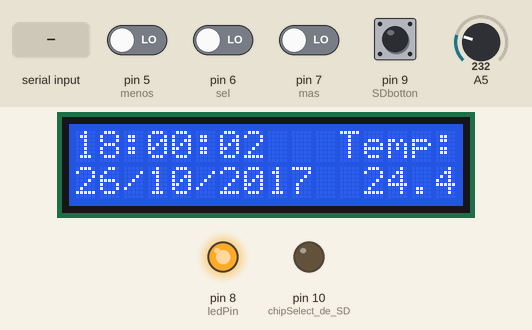
The sketch below on a simulated Arduino Uno, built with avr-gcc and run on an emulated ATmega328P. Shown: 16×2 character LCD, output pins drawn as LEDs (lit = HIGH). The inputs (shaded band) are chosen by the test bench; at power-on: pin 9 (SDbotton) HIGH, pin 5 (menos), pin 6 (sel), pin 7 (mas) LOW, A5 = 232. Storage starts empty; what the sketch prints to the serial monitor is not drawn.

Above: at 2.7 s.
2.8 s: "detener\n" received over Serial
At 5.4 s:
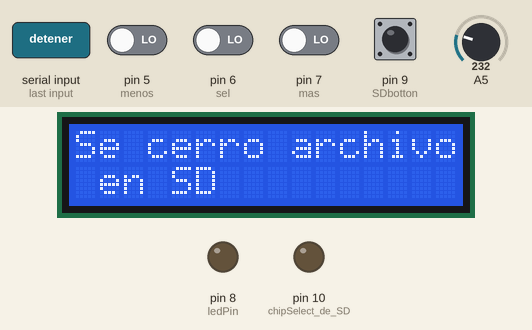
7.0 s: A5 set to 250
At 7.7 s:
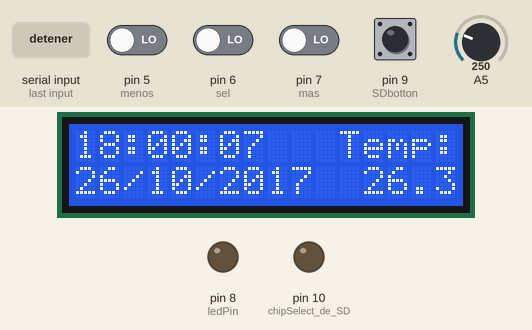
8.5 s: "hora\n" received over Serial
At 10.9 s:
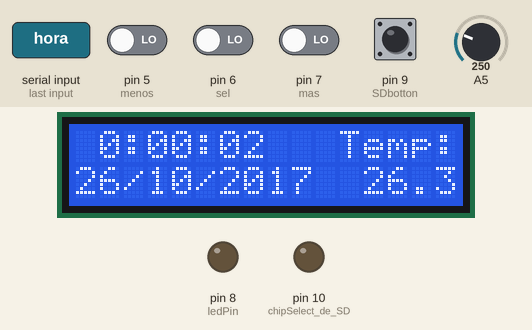
11.0 s: pin 6 (sel) driven HIGH
12.5 s: pin 6 (sel) driven LOW
At 13.6 s:
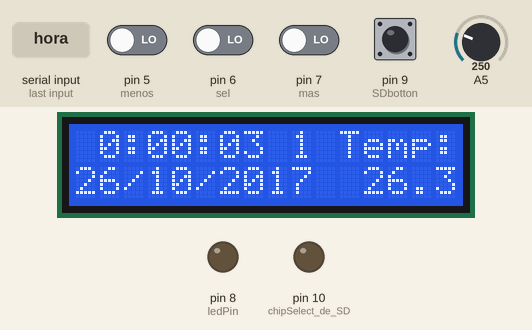
Timing chart, 0 to 15.0 s (numbered marks = the images above; inputs shaded):
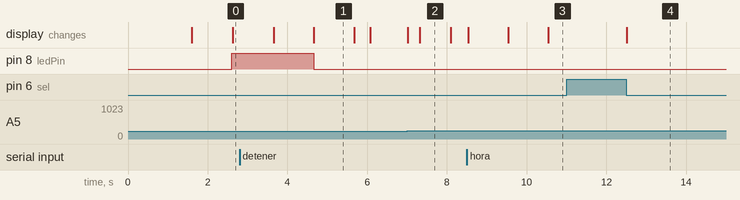

Measured:
- after the input at 2.8 s, pin 8 (ledPin): HIGH → LOW after 1.9 s; the display: first differs from a run without the input after 1.9 s (image 1)
- after the input at 11.0 s, every drawn part: stays the same
- after the input at 12.5 s, the display: changes at once (image 4)
- what the display in image 1 shows lasts 1.0 s, from 4.7 s to 5.7 s
- what the display in image 2 shows lasts 0.8 s, from 7.3 s to 8.1 s

The sketch:

Temperatura+Tiempo+SDCard.ino
```cpp
/* AJUSTE DE FECHA Y HORA MEDIANTES BOTONE Y SERIAL E INICIO DE TOMA DE DATOS PARA ALMACENAR EN SD
 *
 *  Por: José Emmanuel Paredes Rocha
 *       Jazmpin G. Garduño Hernández
 *       (Equipo 1)
 *
 * El siguiente programa es utilizado para modificar la fecha y hora mediante tres botones (selección, más y menos), y a su vez, desde el puerto Serial con indicaciones específicas;
 de igual manera, mediante un Swicht o mediante el monitor serial se da la indicación de que se inicie o pare en el instante deseado el almacenamiento de datos en la tajera SD, en un archivo
 con el nombre predetermiando "TEMP.txt". Se usa un sensor LM35 (ya calibrado) para medir la temperatura, y se utiliza un led que enciende mientras se le está metiendo información a la SD.
 Los datos almacenados tienen el formato: Temperatura   Fecha   Hora. Los datos de fecha, hora y temperatura se muestran en un LCD.

 Las indicaciones desde el monitor Serial que se deben utilizar, van como sigue:
 *Para asignar fecha: Insertar "fecha dd/mm/aaaa"
 *Para asignar hora: Insertar "hora hh:mm:ss"
 *Para indicar que abra el archivo y almacene datos en el archivo en la SD: "iniciar almacenamiento de datos"
 *Para indicar que deje de almacenar datos y cierre el archo en la SD: "detener toma de datos"
 NOTA: El monitor Serial debe de estar modo "Newline"

 La moificación mediante los botones se hace con la ayuda de tres pushbotton: uno para dar cambiar el valor que se quiere modificar (hh, mm, ss, dd, ms, aa), al que se llamó "sel",
 otro llamado "más" para aunmentar el valor y un último llamado "menos" para disminuir el valor de las variables del tiempo.
 Se usa un Swicth unipolar, el cual al estar encendido permite el almacenamiento de datos en la SD, y el estar apagado hace lo contrario.

 Recordar que se usa un LED para indicar cuando se están almacenando datos en el archivo de la SD.

 Para este programa se requiere de lo siguiente:
 1) Módulo SD/micro SD, con su respectiva tarjeta
 2) sensor ML35
 3) 3 pushbotton
 4) 1 swicth unipolar
 5) 1 LED
 6) Pantalla LCD 2x16
 7) 4 resistencias 10Kohms y 2 resistencias 220ohms
 8) Un potenciómetro 10kohms

 Conexión del Módulo SD al Arduino:
 *Pin SD CS al pin(10)
 *Pin SD MOSI al pin(11)
 *Pin SD MISO al pin(12)
 *Pin SD CLK/SCK al pin(13)
 *Pin SD 3.3V y GND a los correspondientes en el Arduino

 Conexión de los botones:
 *Botón "sel" al pin(6)
 *Botón "más" al pin(7)
 *Botón "menos" al pin(5)
 *Swicht unipolar al pin(9)

 *LED en el pin(8)
 *Sensor LM35 al pin(A5)

 Conexión de la LCD:
 *lcd RS al pin(4)
 *lcd EN al pin(A4)
 *lcd D4 al pin(A3)
 *lcd D3 al pin(A2)
 *lcd D2 al pin(A1)
 *lcd D1 al pin(A0)

 */

//Se usan la slibrerías para usar:
//LCD
#include <LiquidCrystal.h>
//tiempo: fecha y hora
#include <Time.h>
#include <TimeLib.h>
//módulo SD
#include <SD.h>

//Para LCD
const int rs = 4, en = A4, d4 = A3, d5 = A2, d6 = A1, d7 = A0; //pines de la LCD
LiquidCrystal lcd(rs, en, d4, d5, d6, d7); //Iniciar LCD
//Para leer temperatura
int lecad; //variable para leer el estado analógico
float voltaje; //varibale para voltaje
float temp; //variable para temperatura
//Para SD Card
const int chipSelect = 10; //SD variable
File Temp; //Archivo para guardar información
//Para SerialEvent
String inputString = "";         // Cadena para contener los datos entrantes
boolean stringComplete = false;  // bandera para detenermiar cuando la cadena se envió
String valor1="", valor2="", valor3="";  //variables para extraer los valores de día, mes, año o hora, minuto, segundo
//Para fecha y hora
int hh = 18, mm = 00, ss=00, dd = 26, ms = 10, aa = 2017; //variables para asignar el tiempo
//Los botones
const int mas = 7, menos = 5, sel = 6, SDbotton = 9; //pines de los botones
int ledPin = 8; //pin del LED
int n=0; //Variable para el contador.
boolean seleccion;//Estado del botón "sel"
boolean arriba;//Estado del botón "más"
boolean abajo;//Estado del botón "menos"
boolean guardar;//para abrir y cerrar SD
boolean abierto = false;//bandera para determianr si el archivo en la SD está abierto o no.


void setup() {

  //Iniciar el serial
  Serial.begin(9600); //para iniciar el lector de los datos que recibe el puerto Serial
  while(!Serial); //Espera hasta que el puerto Serial reciba datos

  //utilizar la referencia interna de temperatura del Arduino
  analogReference(INTERNAL); //para usar el factor de corrección obtenido al trasformar lectura AD a voltaje

  lcd.begin(16, 2); //iniciar impresión en LCD
  setTime(hh,mm,ss,dd,ms,aa);//tiempo de inicio

   //Iniciar la SD
  pinMode(10, OUTPUT); //chipSelect de SD, define al pin de chipSelect como salida
  //Para identificar si la tarjeta puede utilizarse
  if (!SD.begin(chipSelect)) { //si no se inicia el chipSelect, no se puede utilizar la tarjeta SD
    Serial.println("La tarjeta falló, o no está presente");
    //para imprimir en la LCD que la tarjeta SD falló
    mensajeLCD("Tarjeta fallo o", "no esta presente",2000);
    // No hace algo más
    return;
  }
  //Si se inicia, se puede utilizar la tarjeta SD
  Serial.println("La tarjeta se inició correctamente");
  //para imprimir en LCD que la tarjeta se inició correctamente
  mensajeLCD("Tarjeta inicio"," correctamente",1500);
  //imprimir encabezados en Monitor Serial
  Serial.println("TEMP \t HORA \t FECHA");

  //LED para indicar que se están escribiendo datos en archivo de tarjeta SD
  pinMode(ledPin, OUTPUT);
}

void loop() {
   medirtemperatura();//para medir la temperatura


 //modificación desde botones
 seleccion = digitalRead(sel); //lee el estado del botón sel
 //Si el botón "sel" es presionado, entonces entra en el estado de modificación mediante botones
 if(seleccion){
  AjusteBotones(); //Aumenta el contador a n=1; entonces entra al ciclo 'while'
  while(n!= 0){//rutina para ajustar fecha y hora mediante los botones
    AjusteBotones();}
 }

 guardar = digitalRead(SDbotton); //lee el estado del swicht
 SDbotones();//función que abre y cierra el archivo la tarjeta LCD, si el Swicth está encendido o apagado, respectivamente.


  //modificación desde el Serial
  //se requiere que la cadena se complete para que pueda recibir instrucciones desde el monitor serial (véase función SerialEvent() )
 if(stringComplete){
  horaSerial(); //modifica hora desde el serial
  fechaSerial(); //modifica fecha desde el
  iniciarSD(); //abre el archivo el la tarjeta SD
  cerrarSD(); //cierra el archivo abierto en la tarjeta SD
 }

 imprimirLCD(); //imprimir fecha, hora y temperatura en LCD

 //verifica que el archivo esté abierto, si es así, guarda en el archivo la cadena info() cada segundo
 if(Temp){
 Temp.println(info()); //almacena la cadena info() en el archivo de la SD
 Serial.println(info()); //imprime en el monitor serial lo que guarda en el archivo
 delay(1000); //lo hace cada segundo
 }

}
 //cadena de la forma temperatura \t hh:mm:ss \t dd/ms/aaaa
String info(){
  return String(temp) + "\t" + Digitos(hour(),1) + ":" + Digitos(minute(),0) + ":" + Digitos(second(),0) + "\t" + Digitos(day(),1) + "/" + Digitos(month(),0) + "/" + String(year());
}

void medirtemperatura(){ //mide la temperatura con el LM35
  //Primero el Arduino recibe la señal analógica y la convierte a digital con una memoria de 2^10 bits.
  lecad = analogRead(5); //lee la señal analógica en el Pin(A0) y la convierte a digital, arroja datos de 0 a 1023
  voltaje = lecad*(1.078/1024); //hace la conversión de la señal digital a voltaje con el factor de corrección (Por ello es necesario la línea 19).
  temp = (voltaje / 0.01); //convierte el voltaje obtenido en temperatura
  }

//imprime un mensaje en la LCD, de tal forma que primero limpia lo escrito en la LCD, imprime en los dos renglones, se espera un retraso (en milisegundos)
//y vuelve a limpiar la pantalla para dejarla disponible para que se vuelva a escribir sobre ésta
//la cadena 'renglon1' se escribe en el primer renglón de la LCD y la cadena 'renglon2' en el segundo renglón.
void mensajeLCD(String renglon1, String renglon2, int retraso){
    lcd.clear();
    lcd.print(renglon1);
    lcd.setCursor(0,1);
    lcd.print(renglon2);
    delay(retraso);
    lcd.clear();
}

//al recibir la cadena en el serial "hora hh:mm:ss", toma los valores numéricos de hh, mm y ss, y los asigna a la hora, minuto y segundo en el setTime
void horaSerial(){
  if(inputString.startsWith("hora")){
  valor1 = inputString.substring(5); //toma la subcadena hh:mm:ss
  valor2 = inputString.substring(8); //toma la subcadena mm:ss
  valor3 = inputString.substring(11); //toma la subcadena ss
  //al convertir una cadena a su valor numérico entero, la conversión límita hasta donde encuenta enteros, si hay números y símbolos, sólo hace la conversión de los números
  hh = valor1.toInt(); //obtiene el valor numérico de hh
  mm = valor2.toInt(); //obtiene el valor numérico de mm
  ss = valor3.toInt(); //obtiene el valor numérico de ss
  borrarcadenas(); //vacía las cadenas y cambia la bandera de StringComplete
  setTime(hh,mm,ss,day(),month(),year()); //asigna los valores numéricos de la hora al setTime
  Serial.println(info());//imprime una vez la cadena info(), para ver la hora YA actualizada
  }
}
//al recirnir la cadena en el serial "fecha dd/ms/aaaa", toma los valores ´numéricos de dd, ms y aaaa, y los asigna añ día, el mes y el año en el setTime
void fechaSerial(){
  if(inputString.startsWith("fecha")){
  valor1 = inputString.substring(6);//toma la subcadena dd/ms/aaaa
  valor2 = inputString.substring(9); //toma la subcadena ms/aaaa
  valor3 = inputString.substring(12); //toma la subcadena aaaa
  //al convertir una cadena a su valor numérico entero, la conversión límita hasta donde encuenta enteros, si hay números y símbolos, sólo hace la conversión de los números
  dd = valor1.toInt(); //obtiene el valor numérico de dd
  ms = valor2.toInt(); //obtiene el valor numérico de ms
  aa = valor3.toInt(); //obtiene el valor numérico de aaaa
  borrarcadenas(); //vacía las cadenas y cambia la bandera de StringComplete
  setTime(hour(),minute(),second(),dd,ms,aa); //asigna los valores numéricos a la fecha en el setTime
  Serial.println(info());//imprime una vez la cadena info(), para ver la fecha YA actualizada
  }
}

//iniciar SD desde el puerto serial: inicia o detiene el almacenamiento de información en el archivo de la tarjeta SD, acorde a la instrucción recibida

//si recibe la instrucción "iniciar almacenamiento de datos", abre el archivo "TEMP.txt" en la SD
void iniciarSD(){
  if(inputString.startsWith("iniciar")){
  Temp = SD.open("Temp.txt",FILE_WRITE);
  //si el archivo se abre correctamente, escribe un encabezado, si no, entonces envía un mensaje de advertencia
  if(Temp){
    Temp.println("TEMP \t HORA \t FECHA"); //escribe encabezado en archivo
    //manda mensaje de la apertura correcta del archivo en el monitor serial y la LCD
    Serial.println("Se abrió archivo en SD");
    mensajeLCD("Se abrio archivo"," en SD",1000);
    digitalWrite(ledPin, HIGH); //enciende el LED, para indicar que puede guardar información en la tarjeta SD
  } else{ //si no se abre, envia mensaje de error de la apertura del archivo, tantro en el monitor serial como en la LCD
    Serial.println("Error al abrir archivo en SD");
    mensajeLCD("Error al abrir", " archivo en SD",1500);
  }
  borrarcadenas(); //vacía las cadenas usadas y cambia la bandera de StringComplete
 }
}
//si recibe la instrucción "detener almacenamiento de datos", abre el archivo "TEMP.txt" en la SD
void cerrarSD(){
  if(inputString.startsWith("detener")){
  Temp.close(); //cierra el archivo en la tarjeta SD
  digitalWrite(ledPin,LOW);//apaga el LED
  //escribe mensaje de que se cerró el archivo en el monitor serial y en la LCD
  Serial.println("Se cerró archivo en SD");
  mensajeLCD("Se cerro archivo", " en SD",1000);
  borrarcadenas();//vacía las cadenas usadas y cambia la bandera de StringComplete
 }
}
//da la inidicación de inicio y termino de escritura de datos en el archivo de la tarjeta SD, con la acción del Swicht
//si el botón está encendido, entonces abre el archivo en la SD para almacenar datos y si se apaga, dicho archivo se cierra
void SDbotones(){
  //si guardar = HIGH (el botón está encendido), checa si ya está abierto el archivo (con bandera 'abierto')
  if(guardar){
  if(abierto==false){//si no está abierto, abre el archivo
    Temp = SD.open("Temp.txt",FILE_WRITE);
    if(Temp){//si el archivo se abrió correctamente, imprime encabezado en éste
      Temp.println("TEMP \t HORA \t FECHA");
      //manda mensaje de la correcta apertura del archivo en el monitor serial y la LCD
      Serial.println("Se abrió archivo en SD");
      mensajeLCD("Se abrio archivo"," en SD",1000);
      digitalWrite(ledPin, HIGH); //enciende el LED
    } else{//si no se abre, envia mensaje de error de la apertura del archivo, tantro en el monitor serial como en la LCD
      Serial.println("Error al abrir archivo en SD");
      mensajeLCD("Error al abrir", " archivo en SD",1500);
    }

  }
  //si ya se abrió, se cambia la bandera, para que no vuelva a pasar por el condicional 'if' anterior
  abierto = true;
 }
 //si el botón estpa apagado
 if(guardar == LOW){//revisa si el archivo está abierto
  if (abierto == true){//si el archivo está abierto, lo cierra y manda mensaje de que éste se cerro en el monitor serial y en la LCD
    Temp.close();
    Serial.println("Se cerró archivo en SD");
    mensajeLCD("Se cerro archivo", " en SD",1000);
    digitalWrite(ledPin,LOW);//apaga el LED
  }
  //si el archivo se cerró, se cambia la bandera para indicarlo
  abierto = false;
 }
}


//Ajusta la fecha y hora mediante los botones
void AjusteBotones(){ //lee el estado de los tres botones
  seleccion = digitalRead(sel);
  if(seleccion){ //si el botón "sel" fue presionado, se espera hasta que se suelte para recibir la indicación del cambio
    esperar(seleccion,sel);
    n++; //aunmenta en uno al contador
    }
  arriba = digitalRead(mas);
  abajo = digitalRead(menos);

  if(n<7){ //mientras el contador está entre 0 y 7, cambia los valores de la hora y la fecha en el setTime
    ajustarhora(); //cambia cada elemento de la fecha y hora, acorde al valor del contador
    imprimirLCD(); //imprime fecha, hora y temperatura en LCD
  }
  else{ n= 0; //cuando n=7, se devuelve al valor cero, para tener la posibilidad de volver a cmabiar el tiempo con los botones
  Serial.println("0"); //imprime '0' en el monitor serial, como indicio de que está nuevamente disponible para modificar mediante los botones
  }
}

//Las siguientes funciones son utilizadas para ajustar fecha y hora mediante la función ajustarhora()

//la función esperar() identifica que el botón 'pin' haya sido presionado y soltado para poder contar el puchado de ducho botón y cambiar el estado 'var' del botón
void esperar(boolean var, int pin){
  while(var == HIGH){ //mientras se mantenga presionado el botón, sigue leyendo el estado del botón y no sale del bucle 'while' hasta que se suelte el botón
    var = digitalRead(pin);
  }
}

//la función cambiar, determina los límites máximo y mínimo que puede tomar cada elemento del tiempo (hora, minuto, segundo, día, mes y año),
//y comienza a partir del valor del elemento en el instante que se cambia
 int cambiar(int elemento, int mn, int mx){
  int var = elemento; //cambia el valor a partir del valor anterior en curso
  if(arriba){// si se presiona el botón "más", se espera hasta que se suelte y aunmenta en uno al valor del elemento
    esperar(arriba,mas);
    var++;}
  if(abajo){//si se presiona el botón "menos", se espera hasta que se suelte y disminuye en uno al valor del elemento
    esperar(abajo,menos);
    var--;}
  //verifica que el aumento o decremento esté dentro de los límites del elemento
  if(var > mx){ var = mn;}
  if(var < mn){ var = mx;}

  return var;//retorna el nuevo valor del elemento, ya sea aunmentado o disminuido
 }

 //setTime(hour(),minute(),second(),day(),month(),year());
void ajustarhora(){
  //se usa la función cambiar() para modificar el valor de cada elemento del tiempo, se reasigna y reinicia el tiempo con setTime a parit del valor actualizado.
  //se sabe cual valor se quiere actualizar, por el número que aparece a un lado de la hora, y sigue el orden de modificación como a continuación se presenta.
  switch(n){
    case 1: //si n=1, se está en la moficación de la hora
      hh = cambiar(hour(),0,23);
      setTime(hh,minute(),second(),day(),month(),year());
      break;
    case 2://si n=2, se modifica el valor de minuto
      mm = cambiar(minute(),0,59);
      setTime(hour(),mm,second(),day(),month(),year());
      break;
    case 3://si n=3, se modifica el valor de segundo
      ss = cambiar(second(),0,59);
      setTime(hour(),minute(),ss,day(),month(),year());
      break;
     case 4://si n=4, se modifica el valor de día
      dd = cambiar(day(),1,diasmes()); //note que el límite superior de día, depende de una función, relacionada con los días que tiene el mes
      setTime(hour(),minute(),second(),dd,month(),year());
      break;
     case 5://si n=5, se modifica el valor de mes
      ms = cambiar(month(),1,12);
      setTime(hour(),minute(),second(),day(),ms,year());
      break;
     case 6://si n=6, se modifica el valor de año
      aa = cambiar(year(),2000,2090);
      setTime(hour(),minute(),second(),day(),month(),aa);
      break;
  }
}

int diasmes(){
  if(month()== 2){ //si el mes es febrero, se vefirica si es bisiesto o no
    if(year()%4  == 0){ //si es bisiesto, se retorna como límite superior 29, para el día
    return 29;
    }else { return 28;} //si no lo es, se retorna el valor 28
  }
  if(month() == 4 | 6 | 9 | 11) //si el mes es abril, junio, septiembre o noviembre, el límite superior de los días es 30
  return 30;

  if(month() == 1 | 3 | 5 | 7 | 10 | 12) //si el mes es enero, marzo, mayo, julio, octubre o diciembre, el límite superior de los días es 31
  return 31;
}
//aquí termina la sección de funciones para ajustar la hora mediante los botones

//Se imprime la hora, fecha y temperatura de un a manera particular
void imprimirLCD(){
  //Se imprime la hora en el formato hh:mm:ss
  int poshora = 0;//indica desde que posición comienza la impresión de la hora, con el formato mencionado
 //lcd.setCursor(0, 0); lcd.print("h ");
 lcd.setCursor(poshora, 0); lcdDigits(hour(),1);
 lcd.setCursor(poshora + 2, 0); lcd.print(":");
 lcd.setCursor(poshora + 3, 0); lcdDigits(minute(),0);
 lcd.setCursor(poshora + 5, 0); lcd.print(":");
 lcd.setCursor(poshora + 6, 0); lcdDigits(second(),0);
 //indicador de la variable que se está editando
 lcd.setCursor(9,0);
 lcd.print(n);
 if(n == 0){ //para que quite el cero de la LCD
  lcd.setCursor(9,0);
  lcd.print(" ");
 }
 //se imprime la hora en el formato dd/ms/aaaa
 int posfecha = 0;//indica la posición donde se comienza a imprimir la fecha, con el formato mencionado
//impresión de fecha
 //lcd.setCursor(0, 1); lcd.print("f:");
 lcd.setCursor(posfecha, 1); lcdDigits(day(),1);
 lcd.setCursor(posfecha + 2, 1); lcd.print("/");
 lcd.setCursor(posfecha + 3, 1); lcdDigits(month(),0);
 lcd.setCursor(posfecha + 5, 1); lcd.print("/");
 lcd.setCursor(posfecha + 6, 1); lcd.print(year());

 //impresión de temperatura
 lcd.setCursor(11,0); lcd.print("Temp:"); //se imprime la etiqueta "Temp:" en la primera fila de la LCD, y debajo el valor de la temperatura
 //determina desde donde se comienza a imprimir la temperatura (con un sólo decimal), acorde al número de dígitos que tiene ésta, y así asegurar que siempre el decimal
 //se encuentre en el extremo derecho inferior de la pantalla
 if(temp <10){
  lcd.setCursor(13,1);
  lcd.print(temp,1);
 }
 if(temp <100 && temp > 10){
  lcd.setCursor(12,1);
  lcd.print(temp,1);
 }
 if(temp > 100){
  lcd.setCursor(11,1);
  lcd.print(temp,1);
 }
}

//la función lcdDigist, imprime en la pantalla un cero (option = 0)  o un espacio (option = 1) si un elemento del tiempo (hh, mm, ss, dd, ms, aaaa) tiene valor menor a 10
//esto se hace para que se vea bonito en la LCD y mueva la prosición de impresión en la pantalla por causa del valor del elemento temporal
 void lcdDigits(int digits, int option) {
 // utility function for digital clock display: prints preceding colon and leading 0
 if (digits < 10){
  if (option == 0){
    lcd.print('0');}
  if (option == 1){
    lcd.print(" ");}
  }
 lcd.print(digits);
}


//La función Digitos toma un número y si este es menor a 10 le agrega un cero (si opción = 0) o un espacio (si opcion = 1) y lo devuelve en forma de cadena
String Digitos(int elemento, int opcion){
  if (elemento < 10){ //si es menor a 10, agrega un cero o un espacio, según l opción
    if(opcion == 0)
      return "0" + String(elemento);
    if(opcion == 1)
      return " " + String(elemento);
  }
  else //si no es menor a 10, retorna el valor como tal, pero en cadena
    return String(elemento);
}

//la función serialEvent() es un auxiliar para poder dar indicaciones a través del monitor serial
void serialEvent() {
  while (Serial.available()) { //mientras el serial está disponible para ingresar información, lee cada caractér como char (no como ASCII)
    char inChar = (char)Serial.read(); //y lo junta todo en una cadena
    // Si el último carácter es un salto de línea (newline), establece una bandera para poder dar un a instrucción mediante una cadena
    //por ello es que se debe tener el monitor en 'newline', para que al ingresar la cadena, se dé el salto de línea
    if (inChar == '\n') {
      stringComplete = true; //establece la bandera
    }else{
      inputString += inChar;} //si no hay salto de línea, sigue formando la cadena
    }
  }

//borra todas las cadenas que se han llenado con la propia cadena de entrada por el serial o por subcadenas extraídas de ésta
void borrarcadenas(){
  inputString = "";
  valor1 = "";
  valor2 = "";
  valor3 = "";
  stringComplete = false; //devuelve la bandera para que se pueda volver a introducir otra cadena
}
```
